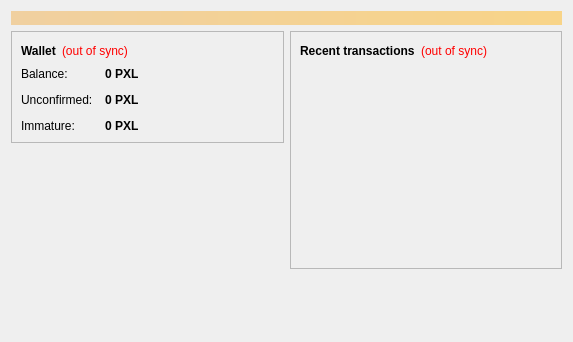
<?xml version="1.0" encoding="UTF-8"?>
<ui version="4.0">
 <class>OverviewPage</class>
 <widget class="QWidget" name="OverviewPage">
  <property name="geometry">
   <rect>
    <x>0</x>
    <y>0</y>
    <width>573</width>
    <height>342</height>
   </rect>
  </property>
  <property name="windowTitle">
   <string>Form</string>
  </property>
  <layout class="QVBoxLayout" name="topLayout">
   <item>
    <widget class="QLabel" name="labelAlerts">
     <property name="visible">
      <bool>false</bool>
     </property>
     <property name="styleSheet">
      <string notr="true">background-color: qlineargradient(x1: 0, y1: 0, x2: 1, y2: 0, stop:0 #F0D0A0, stop:1 #F8D488); color:#000000;</string>
     </property>
     <property name="wordWrap">
      <bool>true</bool>
     </property>
     <property name="margin">
      <number>3</number>
     </property>
    </widget>
   </item>
   <item>
    <layout class="QHBoxLayout" name="horizontalLayout" stretch="1,1">
     <item>
      <layout class="QVBoxLayout" name="verticalLayout_2">
       <item>
        <widget class="QFrame" name="frame">
         <property name="frameShape">
          <enum>QFrame::StyledPanel</enum>
         </property>
         <property name="frameShadow">
          <enum>QFrame::Raised</enum>
         </property>
         <layout class="QVBoxLayout" name="verticalLayout_4">
          <item>
           <layout class="QHBoxLayout" name="horizontalLayout_4">
            <item>
             <widget class="QLabel" name="label_5">
              <property name="font">
               <font>
                <weight>75</weight>
                <bold>true</bold>
               </font>
              </property>
              <property name="text">
               <string>Wallet</string>
              </property>
             </widget>
            </item>
            <item>
             <widget class="QLabel" name="labelWalletStatus">
              <property name="toolTip">
               <string>The displayed information may be out of date. Your wallet automatically synchronizes with the Bitcoin network after a connection is established, but this process has not completed yet.</string>
              </property>
              <property name="styleSheet">
               <string notr="true">QLabel { color: red; }</string>
              </property>
              <property name="text">
               <string notr="true">(out of sync)</string>
              </property>
              <property name="alignment">
               <set>Qt::AlignLeading|Qt::AlignLeft|Qt::AlignVCenter</set>
              </property>
             </widget>
            </item>
            <item>
             <spacer name="horizontalSpacer_2">
              <property name="orientation">
               <enum>Qt::Horizontal</enum>
              </property>
              <property name="sizeHint" stdset="0">
               <size>
                <width>40</width>
                <height>20</height>
               </size>
              </property>
             </spacer>
            </item>
           </layout>
          </item>
          <item>
           <layout class="QFormLayout" name="formLayout_2">
            <property name="fieldGrowthPolicy">
             <enum>QFormLayout::AllNonFixedFieldsGrow</enum>
            </property>
            <property name="horizontalSpacing">
             <number>12</number>
            </property>
            <property name="verticalSpacing">
             <number>12</number>
            </property>
            <item row="0" column="0">
             <widget class="QLabel" name="label">
              <property name="text">
               <string>Balance:</string>
              </property>
             </widget>
            </item>
            <item row="0" column="1">
             <widget class="QLabel" name="labelBalance">
              <property name="font">
               <font>
                <weight>75</weight>
                <bold>true</bold>
               </font>
              </property>
              <property name="cursor">
               <cursorShape>IBeamCursor</cursorShape>
              </property>
              <property name="toolTip">
               <string>Your current balance</string>
              </property>
              <property name="text">
               <string notr="true">0 PXL</string>
              </property>
              <property name="textInteractionFlags">
               <set>Qt::LinksAccessibleByMouse|Qt::TextSelectableByKeyboard|Qt::TextSelectableByMouse</set>
              </property>
             </widget>
            </item>
            <item row="1" column="0">
             <widget class="QLabel" name="label_3">
              <property name="text">
               <string>Unconfirmed:</string>
              </property>
             </widget>
            </item>
            <item row="1" column="1">
             <widget class="QLabel" name="labelUnconfirmed">
              <property name="font">
               <font>
                <weight>75</weight>
                <bold>true</bold>
               </font>
              </property>
              <property name="cursor">
               <cursorShape>IBeamCursor</cursorShape>
              </property>
              <property name="toolTip">
               <string>Total of transactions that have yet to be confirmed, and do not yet count toward the current balance</string>
              </property>
              <property name="text">
               <string notr="true">0 PXL</string>
              </property>
              <property name="textInteractionFlags">
               <set>Qt::LinksAccessibleByMouse|Qt::TextSelectableByKeyboard|Qt::TextSelectableByMouse</set>
              </property>
             </widget>
            </item>
            <item row="2" column="0">
             <widget class="QLabel" name="labelImmatureText">
              <property name="text">
               <string>Immature:</string>
              </property>
             </widget>
            </item>
            <item row="2" column="1">
             <widget class="QLabel" name="labelImmature">
              <property name="font">
               <font>
                <weight>75</weight>
                <bold>true</bold>
               </font>
              </property>
              <property name="toolTip">
               <string>Mined balance that has not yet matured</string>
              </property>
              <property name="text">
               <string notr="true">0 PXL</string>
              </property>
              <property name="textInteractionFlags">
               <set>Qt::LinksAccessibleByMouse|Qt::TextSelectableByKeyboard|Qt::TextSelectableByMouse</set>
              </property>
             </widget>
            </item>
           </layout>
          </item>
         </layout>
        </widget>
       </item>
       <item>
        <spacer name="verticalSpacer">
         <property name="orientation">
          <enum>Qt::Vertical</enum>
         </property>
         <property name="sizeHint" stdset="0">
          <size>
           <width>20</width>
           <height>40</height>
          </size>
         </property>
        </spacer>
       </item>
      </layout>
     </item>
     <item>
      <layout class="QVBoxLayout" name="verticalLayout_3">
       <item>
        <widget class="QFrame" name="frame_2">
         <property name="frameShape">
          <enum>QFrame::StyledPanel</enum>
         </property>
         <property name="frameShadow">
          <enum>QFrame::Raised</enum>
         </property>
         <layout class="QVBoxLayout" name="verticalLayout">
          <item>
           <layout class="QHBoxLayout" name="horizontalLayout_2">
            <item>
             <widget class="QLabel" name="label_4">
              <property name="text">
               <string>&lt;b&gt;Recent transactions&lt;/b&gt;</string>
              </property>
             </widget>
            </item>
            <item>
             <widget class="QLabel" name="labelTransactionsStatus">
              <property name="toolTip">
               <string>The displayed information may be out of date. Your wallet automatically synchronizes with the Bitcoin network after a connection is established, but this process has not completed yet.</string>
              </property>
              <property name="styleSheet">
               <string notr="true">QLabel { color: red; }</string>
              </property>
              <property name="text">
               <string notr="true">(out of sync)</string>
              </property>
              <property name="alignment">
               <set>Qt::AlignRight|Qt::AlignTrailing|Qt::AlignVCenter</set>
              </property>
             </widget>
            </item>
            <item>
             <spacer name="horizontalSpacer">
              <property name="orientation">
               <enum>Qt::Horizontal</enum>
              </property>
              <property name="sizeHint" stdset="0">
               <size>
                <width>40</width>
                <height>20</height>
               </size>
              </property>
             </spacer>
            </item>
           </layout>
          </item>
          <item>
           <widget class="QListView" name="listTransactions">
            <property name="styleSheet">
             <string notr="true">QListView { background: transparent; }</string>
            </property>
            <property name="frameShape">
             <enum>QFrame::NoFrame</enum>
            </property>
            <property name="verticalScrollBarPolicy">
             <enum>Qt::ScrollBarAlwaysOff</enum>
            </property>
            <property name="horizontalScrollBarPolicy">
             <enum>Qt::ScrollBarAlwaysOff</enum>
            </property>
            <property name="selectionMode">
             <enum>QAbstractItemView::NoSelection</enum>
            </property>
           </widget>
          </item>
         </layout>
        </widget>
       </item>
       <item>
        <spacer name="verticalSpacer_2">
         <property name="orientation">
          <enum>Qt::Vertical</enum>
         </property>
         <property name="sizeHint" stdset="0">
          <size>
           <width>20</width>
           <height>40</height>
          </size>
         </property>
        </spacer>
       </item>
      </layout>
     </item>
    </layout>
   </item>
  </layout>
 </widget>
 <resources/>
 <connections/>
</ui>
